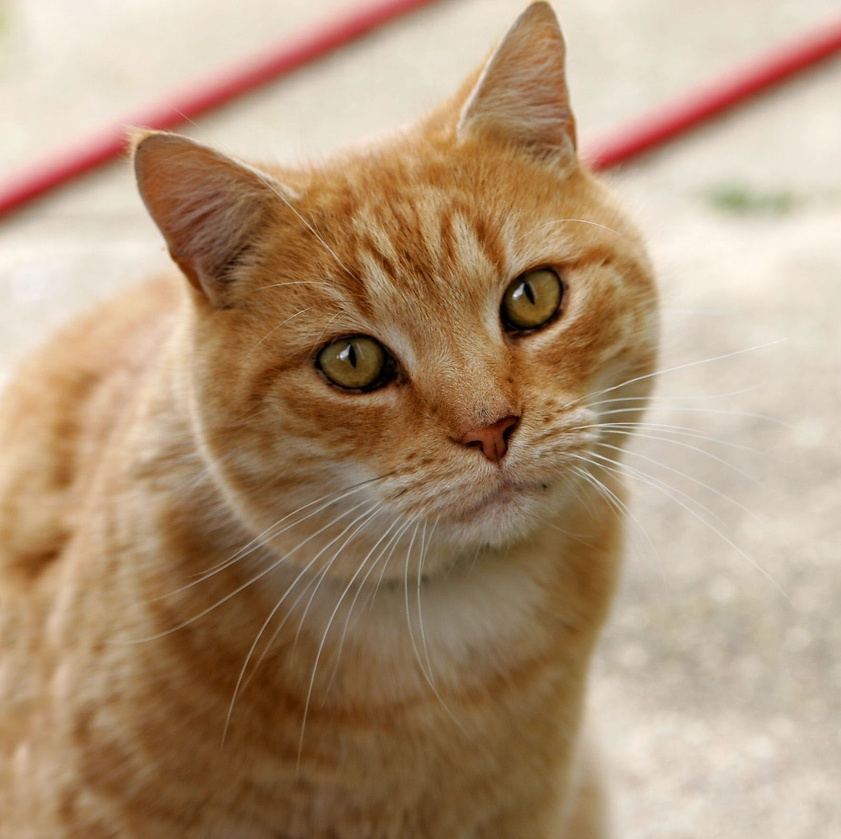
//> input picture OpenCV_blog/Hough_transform/1.jpg, 841 x 839 px, shrunk from 1600 x 1598 before the run
$ ./Hough_lines   (built with g++ and OpenCV 4)
//> lines starting //> are read from the running program, lines starting //| are printed output that depends on the picture; after the words box and inside, x2 and y2 are one past the last pixel; in counts of white or black regions, pixels touching at a corner belong together
/*************************************************************************
    > File Name: Hough_lines.cpp
    > Author: Xiang Chen
    > Mail: rechardchen123@outlook.com
    > Created Time: 2020-06-06
	> Descrpitions: The Hough transformation
 ************************************************************************/

#include <opencv2/opencv.hpp>
#include <iostream>

using namespace std;
using namespace cv;

int main()
{
	Mat srcImage = cv::imread("../1.jpg");
//> srcImage is the input picture: 839 rows x 841 cols, CV_8UC3; mean B, G, R 120.7, 148.8, 175.9
	cv::imshow("src Image", srcImage);
	Mat midImage, dstImage;
	cv::Canny(srcImage, midImage, 50, 200, 3);
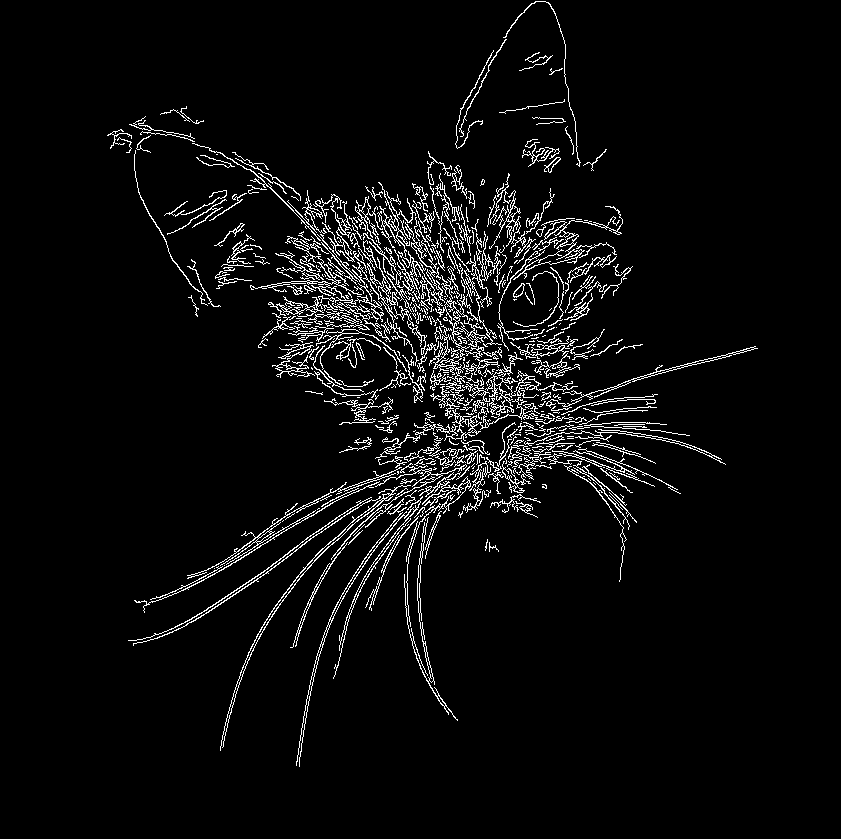
//> midImage: 839 rows x 841 cols, CV_8UC1; 4.6% white in thin lines or dots, all inside (x1, y1, x2, y2) = (107, 1, 758, 767)
	cv::cvtColor(midImage, dstImage, COLOR_GRAY2BGR);
	//define a vector to save the detected line
	//vector<Vec2f> lines;
	//through the HoughLines to detect the line set
	//HoughLines(midImage, lines, 1, CV_PI / 180, 150, 0, 0);

	//与HoughLines不同的是，HoughLinesP得到lines的是含有直线上点的坐标的，所以下面进行划线时就不再需要自己求出两个点来确定唯一的直线了
	vector<Vec4i> lines;
	HoughLinesP(midImage, lines, 1, CV_PI / 180, 80, 50, 10);
//> lines = 342 lines (x1, y1, x2, y2), first 8: [171, 632, 287, 554], [188, 589, 378, 475], [543, 411, 603, 471], [440, 323, 627, 510], [306, 222, 418, 322], [257, 544, 376, 475], [300, 200, 420, 320], [417, 588, 431, 448]
	// [23 lines of commented-out code are left out]

	for (size_t i = 0; i < lines.size(); i++)
	{
		Vec4i l = lines[i];
		line(dstImage, Point(l[0], l[1]), Point(l[2], l[3]), Scalar(186, 88, 255), 1, LINE_AA);
		imshow("边缘检测后的图", midImage);
		imshow("最终效果图", dstImage);
	}
//> this loop made 342 passes
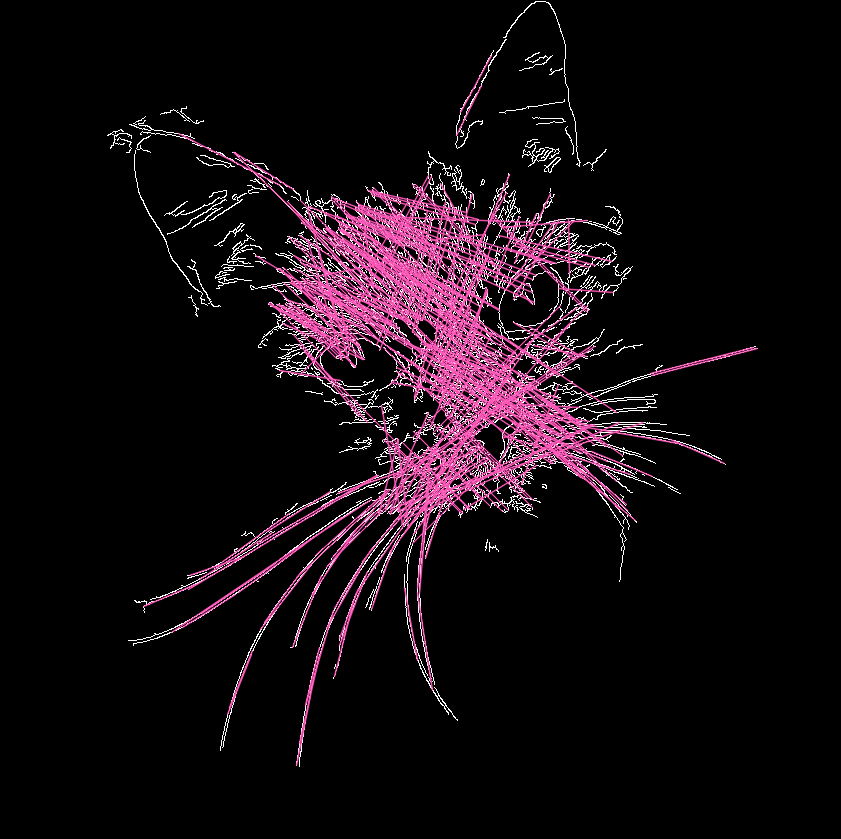
//> dstImage: 839 rows x 841 cols, CV_8UC3; mean B, G, R 16.7, 11.5, 20.3

	waitKey(0);
	return 0;
}
